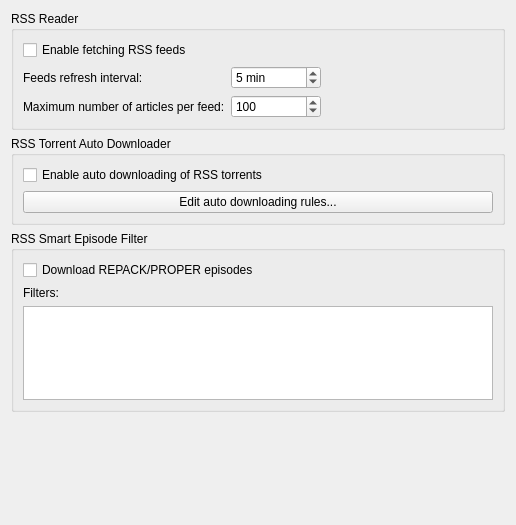
          <widget class="QWidget" name="scrollAreaWidgetContents_5">
           <property name="geometry">
            <rect>
             <x>0</x>
             <y>0</y>
             <width>516</width>
             <height>525</height>
            </rect>
           </property>
           <layout class="QVBoxLayout" name="verticalLayout_27">
            <item>
             <widget class="QGroupBox" name="groupRSSReader">
              <property name="title">
               <string>RSS Reader</string>
              </property>
              <layout class="QVBoxLayout" name="verticalLayout_26">
               <item>
                <widget class="QCheckBox" name="checkRSSEnable">
                 <property name="text">
                  <string>Enable fetching RSS feeds</string>
                 </property>
                </widget>
               </item>
               <item>
                <layout class="QGridLayout" name="gridLayout_5">
                 <item row="0" column="0">
                  <widget class="QLabel" name="label_111">
                   <property name="text">
                    <string>Feeds refresh interval:</string>
                   </property>
                  </widget>
                 </item>
                 <item row="1" column="1">
                  <widget class="QSpinBox" name="spinRSSMaxArticlesPerFeed">
                   <property name="maximum">
                    <number>9999</number>
                   </property>
                   <property name="value">
                    <number>100</number>
                   </property>
                  </widget>
                 </item>
                 <item row="1" column="0">
                  <widget class="QLabel" name="label_12">
                   <property name="text">
                    <string>Maximum number of articles per feed:</string>
                   </property>
                  </widget>
                 </item>
                 <item row="0" column="1">
                  <widget class="QSpinBox" name="spinRSSRefreshInterval">
                   <property name="suffix">
                    <string> min</string>
                   </property>
                   <property name="minimum">
                    <number>1</number>
                   </property>
                   <property name="maximum">
                    <number>999999</number>
                   </property>
                   <property name="value">
                    <number>5</number>
                   </property>
                  </widget>
                 </item>
                 <item row="0" column="2">
                  <spacer name="horizontalSpacer_6">
                   <property name="orientation">
                    <enum>Qt::Horizontal</enum>
                   </property>
                   <property name="sizeHint" stdset="0">
                    <size>
                     <width>40</width>
                     <height>20</height>
                    </size>
                   </property>
                  </spacer>
                 </item>
                </layout>
               </item>
              </layout>
             </widget>
            </item>
            <item>
             <widget class="QGroupBox" name="groupRSSAutoDownloader">
              <property name="title">
               <string>RSS Torrent Auto Downloader</string>
              </property>
              <layout class="QVBoxLayout" name="verticalLayout_21">
               <item>
                <widget class="QCheckBox" name="checkRSSAutoDownloaderEnable">
                 <property name="text">
                  <string>Enable auto downloading of RSS torrents</string>
                 </property>
                </widget>
               </item>
               <item>
                <widget class="QPushButton" name="btnEditRules">
                 <property name="text">
                  <string>Edit auto downloading rules...</string>
                 </property>
                </widget>
               </item>
              </layout>
             </widget>
            </item>
            <item>
             <widget class="QGroupBox" name="groupRSSSmartEpisodeFilter">
              <property name="title">
               <string>RSS Smart Episode Filter</string>
              </property>
              <layout class="QVBoxLayout" name="verticalLayout_31">
               <item>
                <widget class="QCheckBox" name="checkSmartFilterDownloadRepacks">
                 <property name="text">
                  <string>Download REPACK/PROPER episodes</string>
                 </property>
                </widget>
               </item>
               <item>
                <widget class="QLabel" name="label_5">
                 <property name="text">
                  <string>Filters:</string>
                 </property>
                </widget>
               </item>
               <item>
                <widget class="QPlainTextEdit" name="textSmartEpisodeFilters"/>
               </item>
              </layout>
             </widget>
            </item>
            <item>
             <spacer name="verticalSpacer_5">
              <property name="orientation">
               <enum>Qt::Vertical</enum>
              </property>
              <property name="sizeHint" stdset="0">
               <size>
                <width>20</width>
                <height>200</height>
               </size>
              </property>
             </spacer>
            </item>
           </layout>
          </widget>
